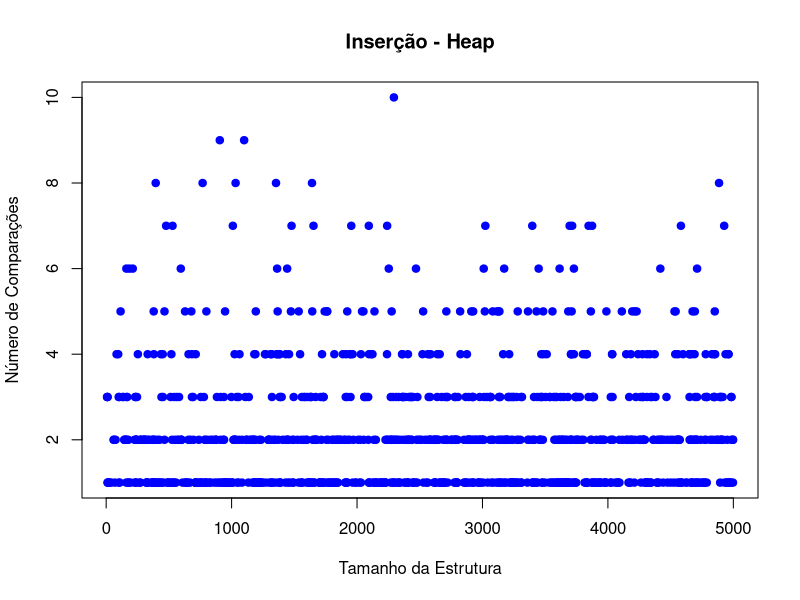
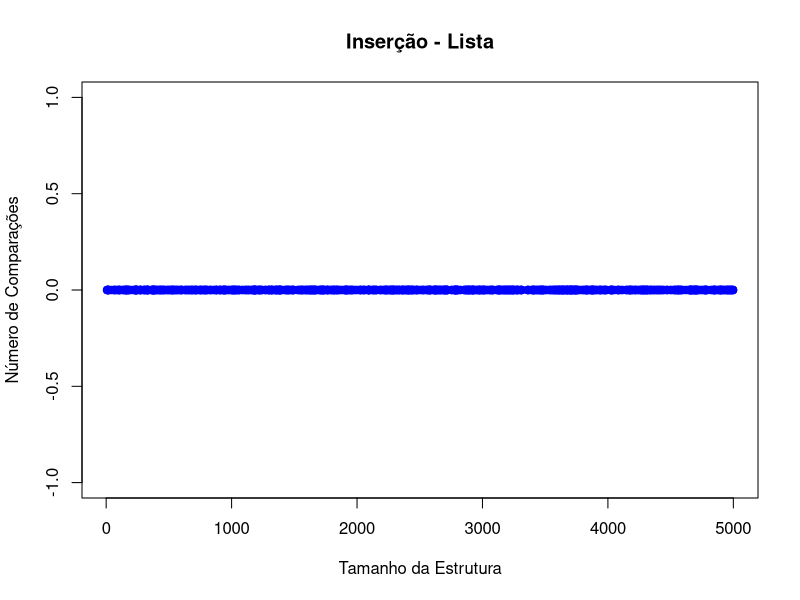
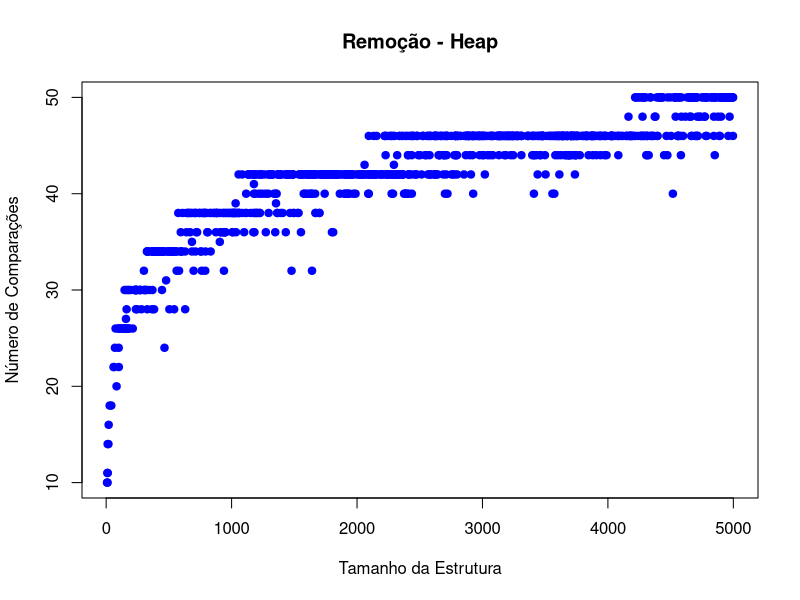
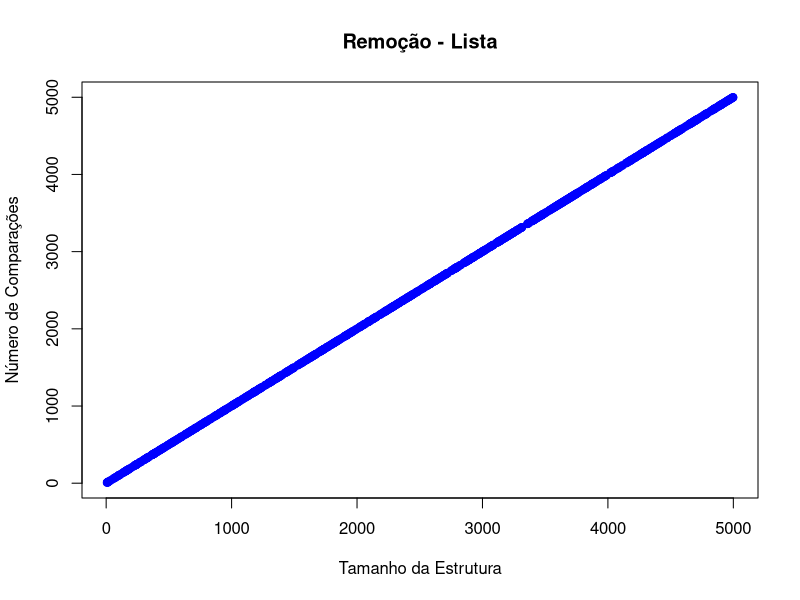
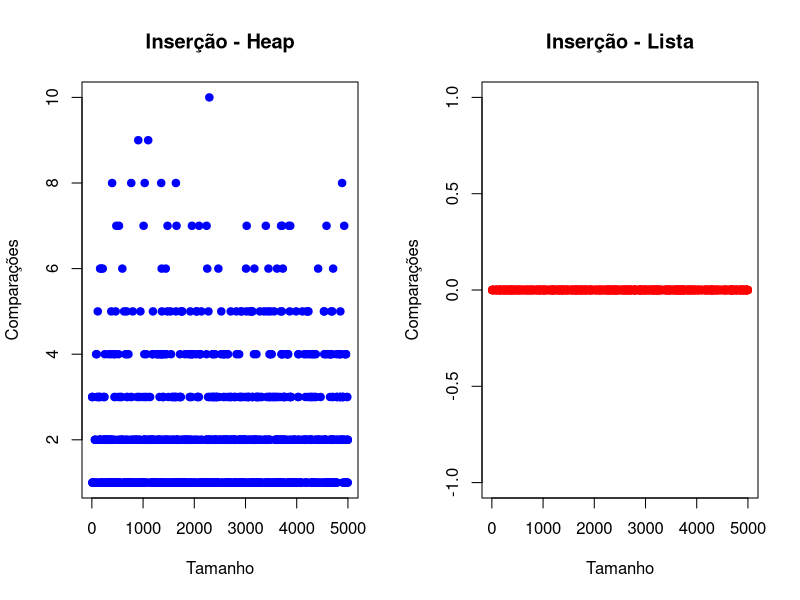
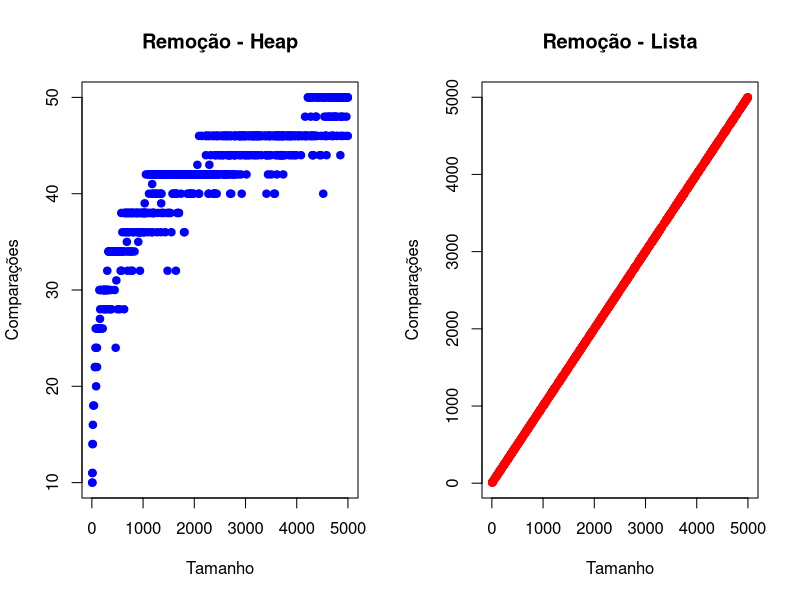

Reproduce these figures in R, in order.
# Versão alternativa que não depende do RStudio
setwd("scripts")  # Assume que você está na pasta pai do diretório scripts

# Verifica e cria diretórios necessários
if (!dir.exists("plots")) {
  dir.create("plots")
}

plot_comparisons <- function(data, x_col, y_col, title, filename) {
  suppressMessages({
    png(filename = paste0("plots/", filename), width = 800, height = 600)
    plot(data[[x_col]], data[[y_col]], 
         main = title,
         xlab = "Tamanho da Estrutura",
         ylab = "Número de Comparações",
         pch = 19, col = "blue")
    invisible(dev.off())
  })
}

# Leitura dos dados
insert_data <- read.csv("insercao.csv")
remove_data <- read.csv("remocao.csv")

# Geração dos gráficos individuais
plot_comparisons(insert_data, "tamanho", "ins_heap_comp", 
                 "Inserção - Heap", "ins_heap.png")
plot_comparisons(insert_data, "tamanho", "ins_list_comp", 
                 "Inserção - Lista", "ins_list.png")
plot_comparisons(remove_data, "tamanho", "rem_heap_comp", 
                 "Remoção - Heap", "rem_heap.png")
plot_comparisons(remove_data, "tamanho", "rem_list_comp", 
                 "Remoção - Lista", "rem_list.png")

# Gráficos combinados
png(filename = "plots/combined_insert.png", width = 1000, height = 600)
par(mfrow = c(1, 2))
plot(insert_data$tamanho, insert_data$ins_heap_comp, 
     main = "Inserção - Heap",
     xlab = "Tamanho", ylab = "Comparações", pch = 19, col = "blue")
plot(insert_data$tamanho, insert_data$ins_list_comp, 
     main = "Inserção - Lista",
     xlab = "Tamanho", ylab = "Comparações", pch = 19, col = "red")
dev.off()

png(filename = "plots/combined_remove.png", width = 1000, height = 600)
par(mfrow = c(1, 2))
plot(remove_data$tamanho, remove_data$rem_heap_comp, 
     main = "Remoção - Heap",
     xlab = "Tamanho", ylab = "Comparações", pch = 19, col = "blue")
plot(remove_data$tamanho, remove_data$rem_list_comp, 
     main = "Remoção - Lista",
     xlab = "Tamanho", ylab = "Comparações", pch = 19, col = "red")
dev.off()

cat("Gráficos gerados com sucesso na pasta 'plots/'\n")